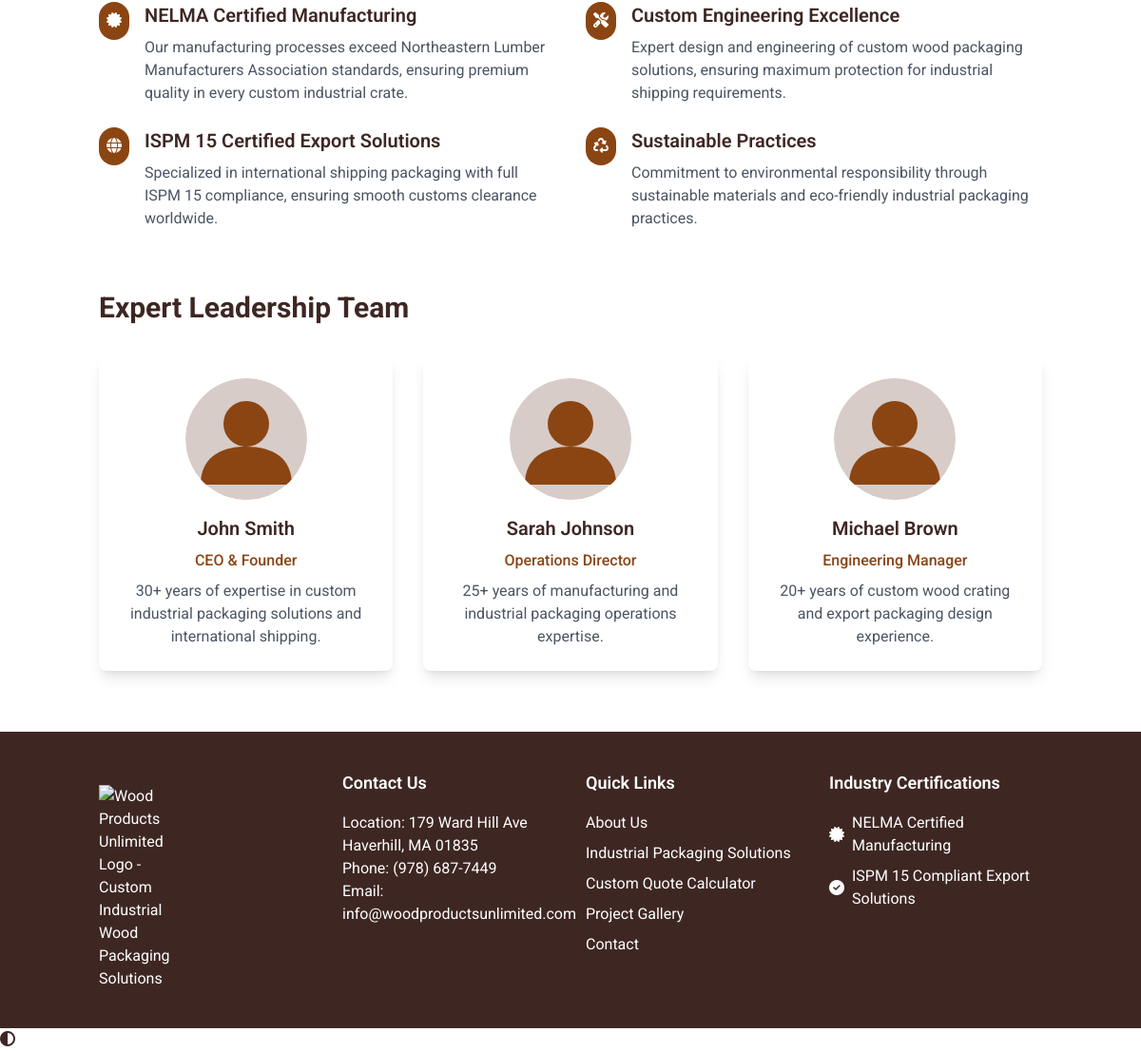
Before: /about (lower part) with the older database file.
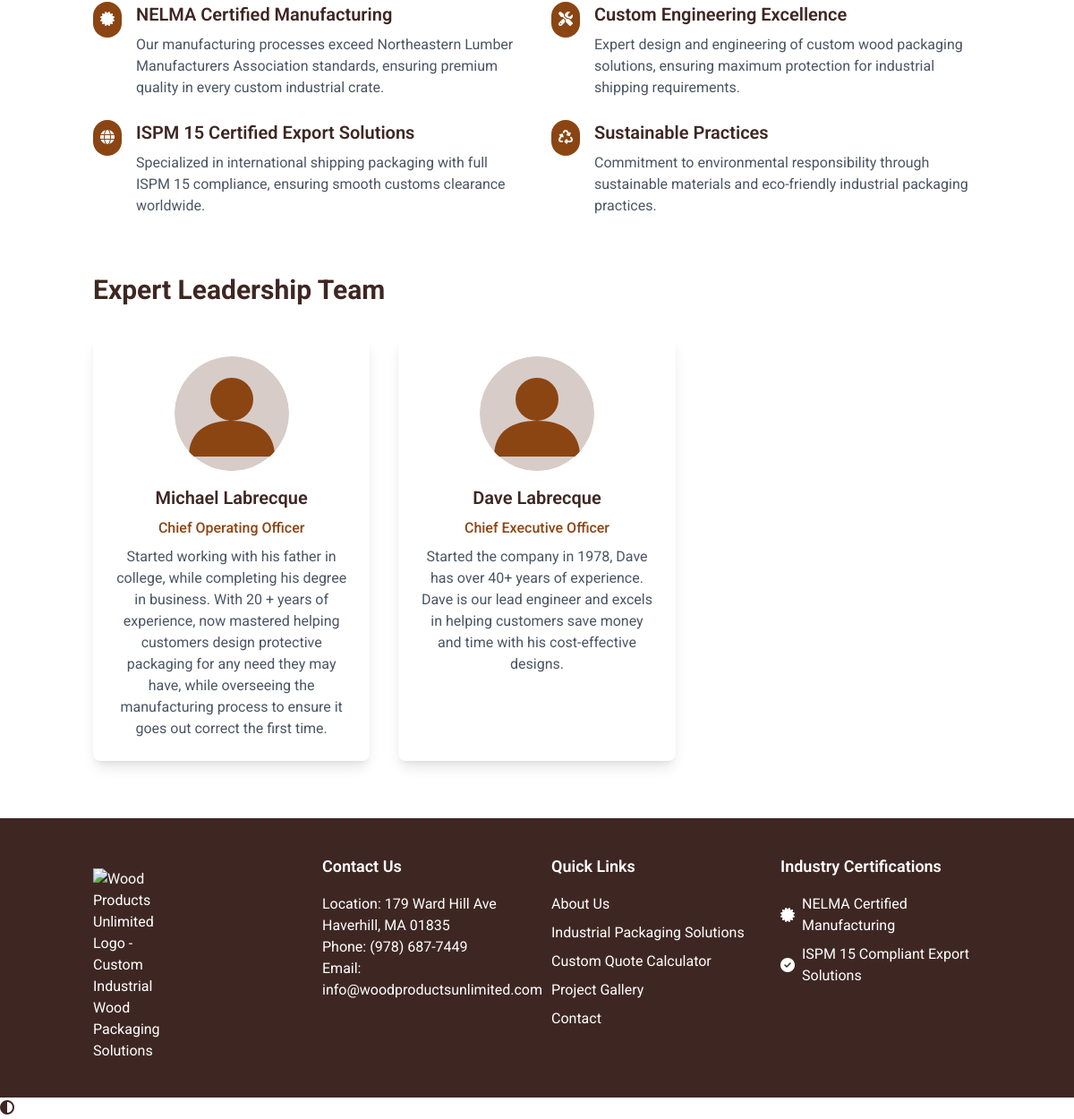
After: the same page with the newer database file.
### models.py (models this page shows)
class TeamMember(db.Model):
    id = db.Column(db.Integer, primary_key=True)
    name = db.Column(db.String(80), nullable=False)
    role = db.Column(db.String(80), nullable=False)
    bio = db.Column(db.Text, nullable=False)
    image_url = db.Column(db.String(200), nullable=False, default='/static/images/avatar-placeholder.svg')
    order = db.Column(db.Integer, default=0)
    is_active = db.Column(db.Boolean, default=True)
    created_at = db.Column(db.DateTime, default=datetime.utcnow)
    updated_at = db.Column(db.DateTime, default=datetime.utcnow, onupdate=datetime.utcnow)

### routes/public/routes.py (the view)
@public.route('/about')
def about():
    team_members = TeamMember.query.filter_by(is_active=True).order_by(
        TeamMember.order.asc()).all()
    return render_template('about.html', team_members=team_members)

### templates/about.html (shortened to what this page needs)
{% extends "base.html" %}
{% block content %}
<div class="container mx-auto px-4 py-16">
    <div class="mb-16">
        <div class="grid grid-cols-1 md:grid-cols-2 gap-8">
            <div class="space-y-6">
                <div class="flex items-start">
                    <div class="bg-wood-brown rounded-full p-2 mr-4">
                        <i class="fas fa-certificate text-white"></i>
                    </div>
                    <div>
                        <h3 class="text-xl font-semibold mb-2">NELMA Certified Manufacturing</h3>
                        <p class="text-gray-600">Our manufacturing processes exceed Northeastern Lumber Manufacturers Association standards, ensuring premium quality in every custom industrial crate.</p>
                    </div>
                </div>
                <div class="flex items-start">
                    <div class="bg-wood-brown rounded-full p-2 mr-4">
                        <i class="fas fa-globe text-white"></i>
                    </div>
                    <div>
                        <h3 class="text-xl font-semibold mb-2">ISPM 15 Certified Export Solutions</h3>
                        <p class="text-gray-600">Specialized in international shipping packaging with full ISPM 15 compliance, ensuring smooth customs clearance worldwide.</p>
                    </div>
                </div>
            </div>
            <div class="space-y-6">
                <div class="flex items-start">
                    <div class="bg-wood-brown rounded-full p-2 mr-4">
                        <i class="fas fa-tools text-white"></i>
                    </div>
                    <div>
                        <h3 class="text-xl font-semibold mb-2">Custom Engineering Excellence</h3>
                        <p class="text-gray-600">Expert design and engineering of custom wood packaging solutions, ensuring maximum protection for industrial shipping requirements.</p>
                    </div>
                </div>
                <div class="flex items-start">
                    <div class="bg-wood-brown rounded-full p-2 mr-4">
                        <i class="fas fa-recycle text-white"></i>
                    </div>
                    <div>
                        <h3 class="text-xl font-semibold mb-2">Sustainable Practices</h3>
                        <p class="text-gray-600">Commitment to environmental responsibility through sustainable materials and eco-friendly industrial packaging practices.</p>
                    </div>
                </div>
            </div>
        </div>
    </div>
    <div>
        <h2 class="text-3xl font-bold mb-8">Expert Leadership Team</h2>
        <div class="grid grid-cols-1 md:grid-cols-3 gap-8">
            {% for member in team_members %}
            <div class="bg-white rounded-lg shadow-lg p-6 text-center">
                <img src="{{ member.image_url }}" alt="{{ member.name }} - {{ member.role }} at Wood Products Unlimited" class="w-32 h-32 mx-auto mb-4 rounded-full">
                <h3 class="text-xl font-semibold mb-2">{{ member.name }}</h3>
                <p class="text-wood-brown font-medium mb-2">{{ member.role }}</p>
                <p class="text-gray-600">{{ member.bio }}</p>
            </div>
            {% endfor %}
        </div>
    </div>
</div>
{% endblock %}

### templates/base.html (shortened to what this page needs)
<!doctype html>
<html lang="en">
    <head>
        <link
            href="{{ url_for('static', filename='css/tailwind.css') }}"
            rel="stylesheet"
        />
        <link
            href="{{ url_for('static', filename='css/custom.css') }}"
            rel="stylesheet"
        />
    </head>
    <body class="flex flex-col min-h-screen bg-white text-wood-dark">
        <main id="main-content">
         {% block content %}{% endblock %}
        <footer class="bg-wood-dark text-wood-light mt-auto py-10">
            <div class="container mx-auto px-4">
                <div class="grid grid-cols-1 md:grid-cols-4 gap-8">
                    <div>
                        <picture>
                            <source srcset="{{ url_for('static', filename='images/wpulogo350.webp') }}" type="image/webp">
                            <img src="{{ url_for('static', filename='images/wpulogo350.png') }}"
                                class="max-w-24 mt-4"
                                alt="Wood Products Unlimited Logo - Custom Industrial Wood Packaging Solutions"
                                loading="eager"
                                fetchpriority="high"
                                decoding="sync"
                            />
                        </picture>
                    </div>
                    <div>
                        <h2 class="text-lg font-semibold mb-4">Contact Us</h2>
                        <p>
                            Location: 179 Ward Hill Ave <br />
                             Haverhill, MA 01835<br />
                            Phone: (978) 687-7449<br />
                            Email: info@woodproductsunlimited.com
                        </p>
                    </div>
                    <div>
                        <h2 class="text-lg font-semibold mb-4">Quick Links</h2>
                        <ul class="space-y-2">
                            <li>
                                <a href="/about" class="hover:text-wood-accent"
                                    >About Us</a
                                >
                            </li>
                            <li>
                                <a
                                    href="/products"
                                    class="hover:text-wood-accent"
                                    >Industrial Packaging Solutions</a
                                >
                            </li>
                            <li>
                                <a href="/quote" class="hover:text-wood-accent"
                                    >Custom Quote Calculator</a
                                >
                            </li>
                            <li>
                                <a
                                    href="/gallery"
                                    class="hover:text-wood-accent"
                                    >Project Gallery</a
                                >
                            </li>
                            <li>
                                <a
                                    href="/contact"
                                    class="hover:text-wood-accent"
                                    >Contact</a
                                >
                            </li>
                        </ul>
                    </div>
                    <div>
                        <h2 class="text-lg font-semibold mb-4">
                            Industry Certifications
                        </h2>
                        <ul class="space-y-2">
                            <li class="flex items-center">
                                <i class="fas fa-certificate mr-2"></i>NELMA
                                Certified Manufacturing
                            </li>
                            <li class="flex items-center">
                                <i class="fas fa-check-circle mr-2"></i>ISPM 15
                                Compliant Export Solutions
                            </li>
                        </ul>
                    </div>
                </div>
            </div>
        </footer>
        <button id="high-contrast-toggle"
                class="high-contrast-toggle"
                aria-label="Toggle high contrast mode"
                aria-pressed="false"
                onclick="toggleHighContrast()">
            <i class="fas fa-adjust" aria-hidden="true"></i>
        </button>
    </body>
</html>

Changed rows visible on the page:
removed TeamMember: image_url (placeholder picture), name "John Smith", role "CEO & Founder", bio "30+ years of expertise in custom industrial packaging solutions and international shipping."
removed TeamMember: image_url (placeholder picture), name "Sarah Johnson", role "Operations Director", bio "25+ years of manufacturing and industrial packaging operations expertise."
removed TeamMember: image_url (placeholder picture), name "Michael Brown", role "Engineering Manager", bio "20+ years of custom wood crating and export packaging design experience."
added TeamMember: image_url (placeholder picture), name "Michael Labrecque", role "Chief Operating Officer", bio "Started working with his father in college, while completing his degree in business. With 20 + years of experience, now mastered helping customers design protective packaging for any need they may have, while overseeing the manufacturing process to ensure it goes out correct the first time."
added TeamMember: image_url (placeholder picture), name "Dave Labrecque", role "Chief Executive Officer", bio "Started the company in 1978, Dave has over 40+ years of experience. Dave is our lead engineer and excels in helping customers save money and time with his cost-effective designs."
